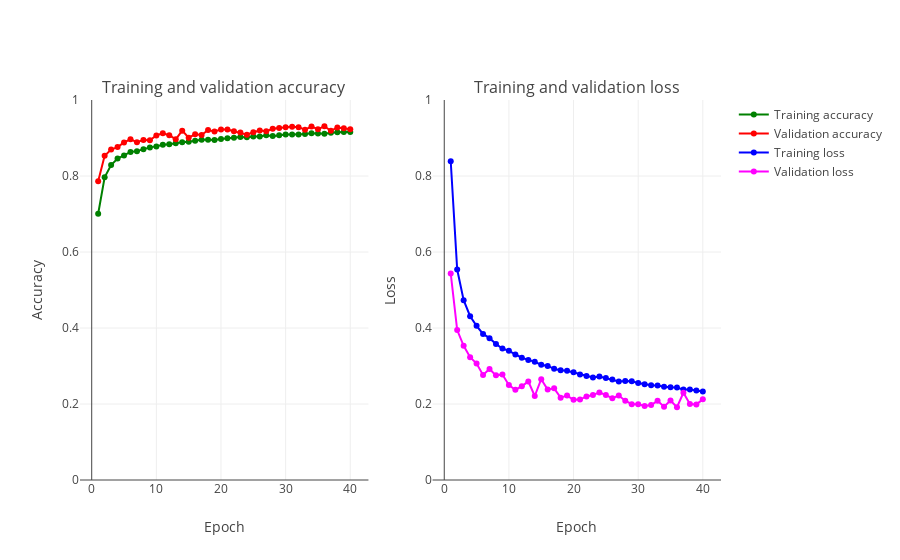

Notebook code for this chart:
### Code cell
import plotly.graph_objs as go
import plotly.figure_factory as ff
from plotly import tools
from plotly.offline import download_plotlyjs, init_notebook_mode, plot, iplot
init_notebook_mode(connected=True)

def create_trace(x,y,ylabel,color):
        trace = go.Scatter(
            x = x,y = y,
            name=ylabel,
            marker=dict(color=color),
            mode = "markers+lines",
            text=x
        )
        return trace
    
def plot_accuracy_and_loss(train_model):
    hist = train_model.history
    acc = hist['acc']
    val_acc = hist['val_acc']
    loss = hist['loss']
    val_loss = hist['val_loss']
    epochs = list(range(1,len(acc)+1))
    
    trace_ta = create_trace(epochs,acc,"Training accuracy", "Green")
    trace_va = create_trace(epochs,val_acc,"Validation accuracy", "Red")
    trace_tl = create_trace(epochs,loss,"Training loss", "Blue")
    trace_vl = create_trace(epochs,val_loss,"Validation loss", "Magenta")
   
    fig = tools.make_subplots(rows=1,cols=2, subplot_titles=('Training and validation accuracy',
                                                             'Training and validation loss'))
    fig.append_trace(trace_ta,1,1)
    fig.append_trace(trace_va,1,1)
    fig.append_trace(trace_tl,1,2)
    fig.append_trace(trace_vl,1,2)
    fig['layout']['xaxis'].update(title = 'Epoch')
    fig['layout']['xaxis2'].update(title = 'Epoch')
    fig['layout']['yaxis'].update(title = 'Accuracy', range=[0,1])
    fig['layout']['yaxis2'].update(title = 'Loss', range=[0,1])

    
    iplot(fig, filename='accuracy-loss')

plot_accuracy_and_loss(train_model)

### Figure 1 — Plotly figure (JSON) as saved in the notebook; plotly's stock layout.template omitted (floating-point values rounded to 4 significant figures)
{"data": [{"marker": {"color": "Green"}, "mode": "markers+lines", "name": "Training accuracy", "text": ["1", "2", "3", "4", "5", "6", "7", "8", "9", "10", "11", "12", "13", "14", "15", "16", "17", "18", "19", "20", "21", "22", "23", "24", "25", "26", "27", "28", "29", "30", "31", "32", "33", "34", "35", "36", "37", "38", "39", "40"], "type": "scatter", "uid": "c0acc30d-f1d3-43e2-8dc6-e29955fcd030", "x": [1, 2, 3, 4, 5, 6, 7, 8, 9, 10, 11, 12, 13, 14, 15, 16, 17, 18, 19, 20, 21, 22, 23, 24, 25, 26, 27, 28, 29, 30, 31, 32, 33, 34, 35, 36, 37, 38, 39, 40], "xaxis": "x", "y": [0.7006, 0.7967, 0.8286, 0.8461, 0.854, 0.8633, 0.8655, 0.8706, 0.8753, 0.8779, 0.8822, 0.8836, 0.8865, 0.8886, 0.8901, 0.8927, 0.8954, 0.8956, 0.8947, 0.8974, 0.8995, 0.9007, 0.9024, 0.9017, 0.9041, 0.9038, 0.9069, 0.9049, 0.9071, 0.9089, 0.9094, 0.9095, 0.9104, 0.9123, 0.9117, 0.9111, 0.9139, 0.9153, 0.9159, 0.9158], "yaxis": "y"}, {"marker": {"color": "Red"}, "mode": "markers+lines", "name": "Validation accuracy", "text": ["1", "2", "3", "4", "5", "6", "7", "8", "9", "10", "11", "12", "13", "14", "15", "16", "17", "18", "19", "20", "21", "22", "23", "24", "25", "26", "27", "28", "29", "30", "31", "32", "33", "34", "35", "36", "37", "38", "39", "40"], "type": "scatter", "uid": "9a7129e6-f0eb-4831-946a-dc928d70b535", "x": [1, 2, 3, 4, 5, 6, 7, 8, 9, 10, 11, 12, 13, 14, 15, 16, 17, 18, 19, 20, 21, 22, 23, 24, 25, 26, 27, 28, 29, 30, 31, 32, 33, 34, 35, 36, 37, 38, 39, 40], "xaxis": "x", "y": [0.7865, 0.8535, 0.8697, 0.876, 0.8884, 0.8965, 0.8891, 0.895, 0.8939, 0.9068, 0.9127, 0.9073, 0.8964, 0.9193, 0.9008, 0.9096, 0.908, 0.9209, 0.9173, 0.9227, 0.9222, 0.9177, 0.9142, 0.9086, 0.9153, 0.9198, 0.9178, 0.9242, 0.9265, 0.9284, 0.9299, 0.9285, 0.9217, 0.93, 0.9233, 0.9308, 0.919, 0.9278, 0.9255, 0.9229], "yaxis": "y"}, {"marker": {"color": "Blue"}, "mode": "markers+lines", "name": "Training loss", "text": ["1", "2", "3", "4", "5", "6", "7", "8", "9", "10", "11", "12", "13", "14", "15", "16", "17", "18", "19", "20", "21", "22", "23", "24", "25", "26", "27", "28", "29", "30", "31", "32", "33", "34", "35", "36", "37", "38", "39", "40"], "type": "scatter", "uid": "28dc5d33-b0dc-458b-9bf5-616749e3b03c", "x": [1, 2, 3, 4, 5, 6, 7, 8, 9, 10, 11, 12, 13, 14, 15, 16, 17, 18, 19, 20, 21, 22, 23, 24, 25, 26, 27, 28, 29, 30, 31, 32, 33, 34, 35, 36, 37, 38, 39, 40], "xaxis": "x2", "y": [0.8387, 0.5538, 0.4732, 0.431, 0.4056, 0.3844, 0.3733, 0.3577, 0.346, 0.3399, 0.3303, 0.3217, 0.3161, 0.311, 0.3031, 0.3002, 0.2926, 0.2885, 0.2876, 0.2832, 0.2778, 0.2738, 0.27, 0.2721, 0.2682, 0.2647, 0.259, 0.2604, 0.2596, 0.2552, 0.2518, 0.2494, 0.2486, 0.2451, 0.2439, 0.2435, 0.2379, 0.2383, 0.2356, 0.2329], "yaxis": "y2"}, {"marker": {"color": "Magenta"}, "mode": "markers+lines", "name": "Validation loss", "text": ["1", "2", "3", "4", "5", "6", "7", "8", "9", "10", "11", "12", "13", "14", "15", "16", "17", "18", "19", "20", "21", "22", "23", "24", "25", "26", "27", "28", "29", "30", "31", "32", "33", "34", "35", "36", "37", "38", "39", "40"], "type": "scatter", "uid": "55eaf3f4-7618-4dcf-ba41-0bc927c7e2b5", "x": [1, 2, 3, 4, 5, 6, 7, 8, 9, 10, 11, 12, 13, 14, 15, 16, 17, 18, 19, 20, 21, 22, 23, 24, 25, 26, 27, 28, 29, 30, 31, 32, 33, 34, 35, 36, 37, 38, 39, 40], "xaxis": "x2", "y": [0.5436, 0.3946, 0.3532, 0.323, 0.3063, 0.2766, 0.2922, 0.2754, 0.2777, 0.2499, 0.2375, 0.2464, 0.2595, 0.2211, 0.2654, 0.2379, 0.2413, 0.2167, 0.2221, 0.2109, 0.2116, 0.2199, 0.2235, 0.2306, 0.2234, 0.2153, 0.2222, 0.2088, 0.1996, 0.1995, 0.1948, 0.1973, 0.2084, 0.1931, 0.2093, 0.1916, 0.2297, 0.2002, 0.199, 0.2122], "yaxis": "y2"}], "layout": {"annotations": [{"font": {"size": 16}, "showarrow": false, "text": "Training and validation accuracy", "x": 0.225, "xanchor": "center", "xref": "paper", "y": 1, "yanchor": "bottom", "yref": "paper"}, {"font": {"size": 16}, "showarrow": false, "text": "Training and validation loss", "x": 0.775, "xanchor": "center", "xref": "paper", "y": 1, "yanchor": "bottom", "yref": "paper"}], "xaxis": {"anchor": "y", "domain": [0, 0.45], "title": {"text": "Epoch"}}, "xaxis2": {"anchor": "y2", "domain": [0.55, 1], "title": {"text": "Epoch"}}, "yaxis": {"anchor": "x", "domain": [0, 1], "range": [0, 1], "title": {"text": "Accuracy"}}, "yaxis2": {"anchor": "x2", "domain": [0, 1], "range": [0, 1], "title": {"text": "Loss"}}}}
